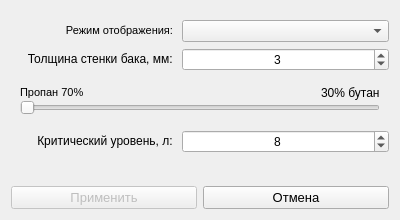
<?xml version="1.0" encoding="UTF-8"?>
<ui version="4.0">
 <class>Properties_2</class>
 <widget class="QDialog" name="Properties_2">
  <property name="geometry">
   <rect>
    <x>0</x>
    <y>0</y>
    <width>400</width>
    <height>220</height>
   </rect>
  </property>
  <property name="maximumSize">
   <size>
    <width>400</width>
    <height>400</height>
   </size>
  </property>
  <property name="windowTitle">
   <string>Дополнительные параметры</string>
  </property>
  <property name="modal">
   <bool>false</bool>
  </property>
  <layout class="QVBoxLayout" name="verticalLayout" stretch="1,1,1,0,0,1">
   <property name="sizeConstraint">
    <enum>QLayout::SetMinimumSize</enum>
   </property>
   <property name="topMargin">
    <number>20</number>
   </property>
   <item>
    <layout class="QHBoxLayout" name="horizontalLayout_9" stretch="4,5">
     <property name="sizeConstraint">
      <enum>QLayout::SetMinimumSize</enum>
     </property>
     <item>
      <widget class="QLabel" name="label_13">
       <property name="sizePolicy">
        <sizepolicy hsizetype="Minimum" vsizetype="Minimum">
         <horstretch>0</horstretch>
         <verstretch>0</verstretch>
        </sizepolicy>
       </property>
       <property name="text">
        <string>&lt;!DOCTYPE HTML PUBLIC &quot;-//W3C//DTD HTML 4.0//EN&quot; &quot;http://www.w3.org/TR/REC-html40/strict.dtd&quot;&gt;
&lt;html&gt;&lt;head&gt;&lt;meta name=&quot;qrichtext&quot; content=&quot;1&quot; /&gt;&lt;style type=&quot;text/css&quot;&gt;
p, li { white-space: pre-wrap; }
&lt;/style&gt;&lt;/head&gt;&lt;body style=&quot; font-family:'MS Shell Dlg 2'; font-size:8pt; font-weight:400; font-style:normal;&quot;&gt;
&lt;p align=&quot;right&quot; style=&quot; margin-top:0px; margin-bottom:0px; margin-left:0px; margin-right:0px; -qt-block-indent:0; text-indent:0px;&quot;&gt;&lt;span style=&quot; font-size:8.25pt;&quot;&gt;Режим отображения: &lt;/span&gt;&lt;/p&gt;&lt;/body&gt;&lt;/html&gt;</string>
       </property>
      </widget>
     </item>
     <item>
      <widget class="QComboBox" name="comboBox_view">
       <property name="sizePolicy">
        <sizepolicy hsizetype="Expanding" vsizetype="Fixed">
         <horstretch>0</horstretch>
         <verstretch>0</verstretch>
        </sizepolicy>
       </property>
       <property name="autoFillBackground">
        <bool>true</bool>
       </property>
      </widget>
     </item>
    </layout>
   </item>
   <item>
    <layout class="QHBoxLayout" name="horizontalLayout_3" stretch="4,5">
     <property name="sizeConstraint">
      <enum>QLayout::SetMinimumSize</enum>
     </property>
     <item>
      <widget class="QLabel" name="label">
       <property name="text">
        <string>&lt;html&gt;&lt;head/&gt;&lt;body&gt;&lt;p align=&quot;right&quot;&gt;Толщина стенки бака, мм: &lt;/p&gt;&lt;/body&gt;&lt;/html&gt;</string>
       </property>
      </widget>
     </item>
     <item>
      <widget class="QSpinBox" name="spinBox">
       <property name="alignment">
        <set>Qt::AlignCenter</set>
       </property>
       <property name="minimum">
        <number>1</number>
       </property>
       <property name="value">
        <number>3</number>
       </property>
      </widget>
     </item>
    </layout>
   </item>
   <item>
    <widget class="QWidget" name="widget" native="true">
     <property name="sizePolicy">
      <sizepolicy hsizetype="Preferred" vsizetype="Fixed">
       <horstretch>0</horstretch>
       <verstretch>0</verstretch>
      </sizepolicy>
     </property>
     <layout class="QVBoxLayout" name="verticalLayout_2">
      <property name="spacing">
       <number>0</number>
      </property>
      <property name="sizeConstraint">
       <enum>QLayout::SetMinimumSize</enum>
      </property>
      <item>
       <layout class="QHBoxLayout" name="horizontalLayout_8" stretch="0,0">
        <property name="spacing">
         <number>0</number>
        </property>
        <property name="sizeConstraint">
         <enum>QLayout::SetFixedSize</enum>
        </property>
        <item alignment="Qt::AlignLeft">
         <widget class="QLabel" name="label_Propan">
          <property name="sizePolicy">
           <sizepolicy hsizetype="Preferred" vsizetype="Fixed">
            <horstretch>0</horstretch>
            <verstretch>0</verstretch>
           </sizepolicy>
          </property>
          <property name="text">
           <string>&lt;!DOCTYPE HTML PUBLIC &quot;-//W3C//DTD HTML 4.0//EN&quot; &quot;http://www.w3.org/TR/REC-html40/strict.dtd&quot;&gt;
&lt;html&gt;&lt;head&gt;&lt;meta name=&quot;qrichtext&quot; content=&quot;1&quot; /&gt;&lt;style type=&quot;text/css&quot;&gt;
p, li { white-space: pre-wrap; }
&lt;/style&gt;&lt;/head&gt;&lt;body style=&quot; font-family:'MS Shell Dlg 2'; font-size:8pt; font-weight:400; font-style:normal;&quot;&gt;
&lt;p style=&quot; margin-top:0px; margin-bottom:0px; margin-left:0px; margin-right:0px; -qt-block-indent:0; text-indent:0px;&quot;&gt;&lt;span style=&quot; font-size:8.25pt;&quot;&gt;Пропан 70%&lt;/span&gt;&lt;/p&gt;&lt;/body&gt;&lt;/html&gt;</string>
          </property>
         </widget>
        </item>
        <item alignment="Qt::AlignRight">
         <widget class="QLabel" name="label_Butan">
          <property name="sizePolicy">
           <sizepolicy hsizetype="Preferred" vsizetype="Fixed">
            <horstretch>0</horstretch>
            <verstretch>0</verstretch>
           </sizepolicy>
          </property>
          <property name="text">
           <string>30% бутан</string>
          </property>
         </widget>
        </item>
       </layout>
      </item>
      <item>
       <widget class="QSlider" name="horizontalSlider">
        <property name="maximum">
         <number>100</number>
        </property>
        <property name="value">
         <number>0</number>
        </property>
        <property name="orientation">
         <enum>Qt::Horizontal</enum>
        </property>
       </widget>
      </item>
     </layout>
    </widget>
   </item>
   <item>
    <layout class="QHBoxLayout" name="horizontalLayout_2" stretch="4,5">
     <property name="topMargin">
      <number>0</number>
     </property>
     <item>
      <widget class="QLabel" name="label_2">
       <property name="text">
        <string>&lt;html&gt;&lt;head/&gt;&lt;body&gt;&lt;p align=&quot;right&quot;&gt;Критический уровень, л: &lt;/p&gt;&lt;/body&gt;&lt;/html&gt;</string>
       </property>
      </widget>
     </item>
     <item>
      <widget class="QSpinBox" name="spinBox_2">
       <property name="alignment">
        <set>Qt::AlignCenter</set>
       </property>
       <property name="maximum">
        <number>999</number>
       </property>
       <property name="value">
        <number>8</number>
       </property>
      </widget>
     </item>
    </layout>
   </item>
   <item>
    <spacer name="verticalSpacer">
     <property name="orientation">
      <enum>Qt::Vertical</enum>
     </property>
     <property name="sizeHint" stdset="0">
      <size>
       <width>20</width>
       <height>40</height>
      </size>
     </property>
    </spacer>
   </item>
   <item>
    <layout class="QHBoxLayout" name="horizontalLayout">
     <property name="sizeConstraint">
      <enum>QLayout::SetMinimumSize</enum>
     </property>
     <item>
      <widget class="QPushButton" name="pushButton_PR_setup">
       <property name="enabled">
        <bool>false</bool>
       </property>
       <property name="font">
        <font>
         <pointsize>10</pointsize>
        </font>
       </property>
       <property name="text">
        <string>Применить</string>
       </property>
      </widget>
     </item>
     <item>
      <widget class="QPushButton" name="pushButton_PR_cansel">
       <property name="font">
        <font>
         <pointsize>10</pointsize>
        </font>
       </property>
       <property name="text">
        <string>Отмена</string>
       </property>
       <property name="shortcut">
        <string>C</string>
       </property>
      </widget>
     </item>
    </layout>
   </item>
  </layout>
 </widget>
 <resources/>
 <connections/>
</ui>
